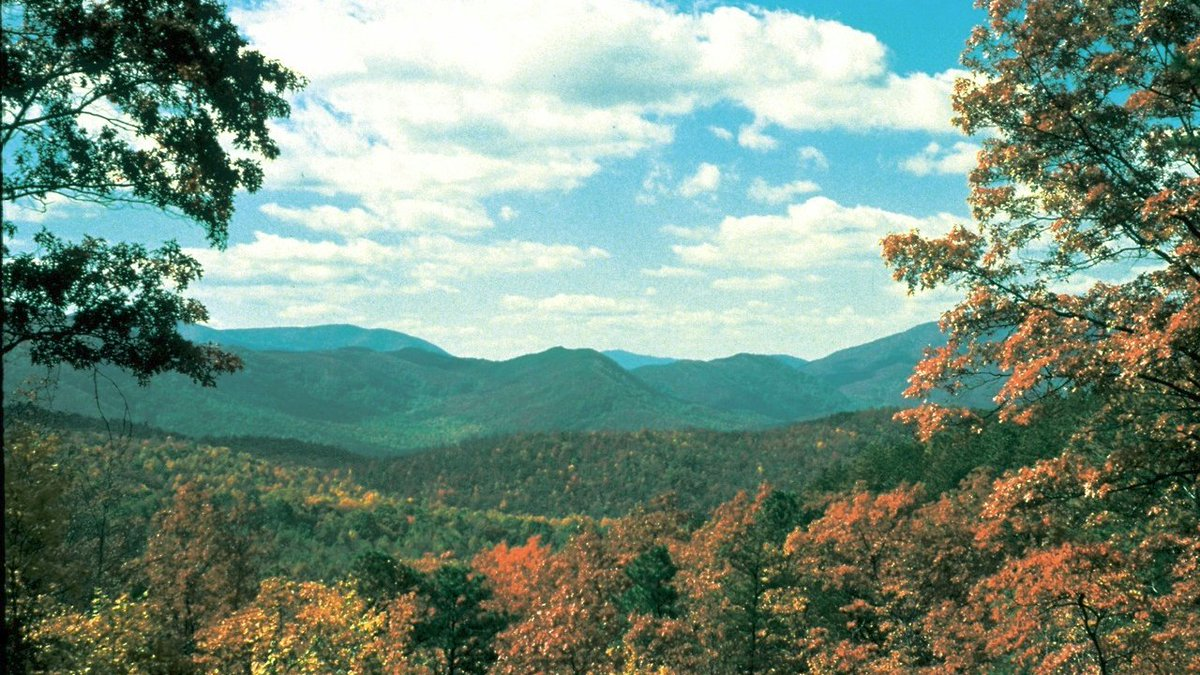
//> input picture SegundoParcial/BordesHorizontales/InnerSpeaker.jpg, 1200 x 675 px
$ ./Bordes InnerSpeaker.jpg   (built with g++ and OpenCV 4)
//> lines starting //> are read from the running program, lines starting //| are printed output that depends on the picture
#include <opencv2/opencv.hpp>
#include <stdio.h>
#include <string.h>

using namespace std;
using namespace cv;

int main(int argc, char **argv)
{
    if (argc != 2)
    {
        printf("Pasar 1 imagen\n");
        return -1;
    }

    Mat image = imread(argv[1]);
//> image is the input picture: 675 rows x 1200 cols, CV_8UC3; mean B, G, R 126.3, 142.3, 117.3
    Mat borde(image.rows, image.cols, CV_8UC3, Scalar(0, 0, 0));

    int nf = image.rows, nc = image.cols, canales = image.channels();
//> nf = 675; nc = 1200; canales = 3
    int i, j;
    int b, g, r;
    int intensity = 1.5;

    for (j = 0; j < nf; j++)
    {
        for (i = 0; i < nc * canales; i += canales)
        {
            uchar *A = image.ptr<uchar>(j);
            uchar *B = image.ptr<uchar>(j + 1);

            uchar *res = borde.ptr<uchar>(j);

            b = abs((*(A + i)) - (*(B + i)));
            g = abs((*(A + i + 1)) - (*(B + i + 1)));
            r = abs((*(A + i + 2)) - (*(B + i + 2)));

            *(res + i) = (b > 100) ? b * intensity : b;
            *(res + i + 1) = (g > 100) ? g * intensity : g;
            *(res + i + 2) = (r > 100) ? r * intensity : r;
        }
    }
//> this loop made 675 passes
//> (b, g, r) on passes 1 to 3: (15, 15, 15), (9, 12, 11), (18, 18, 18)
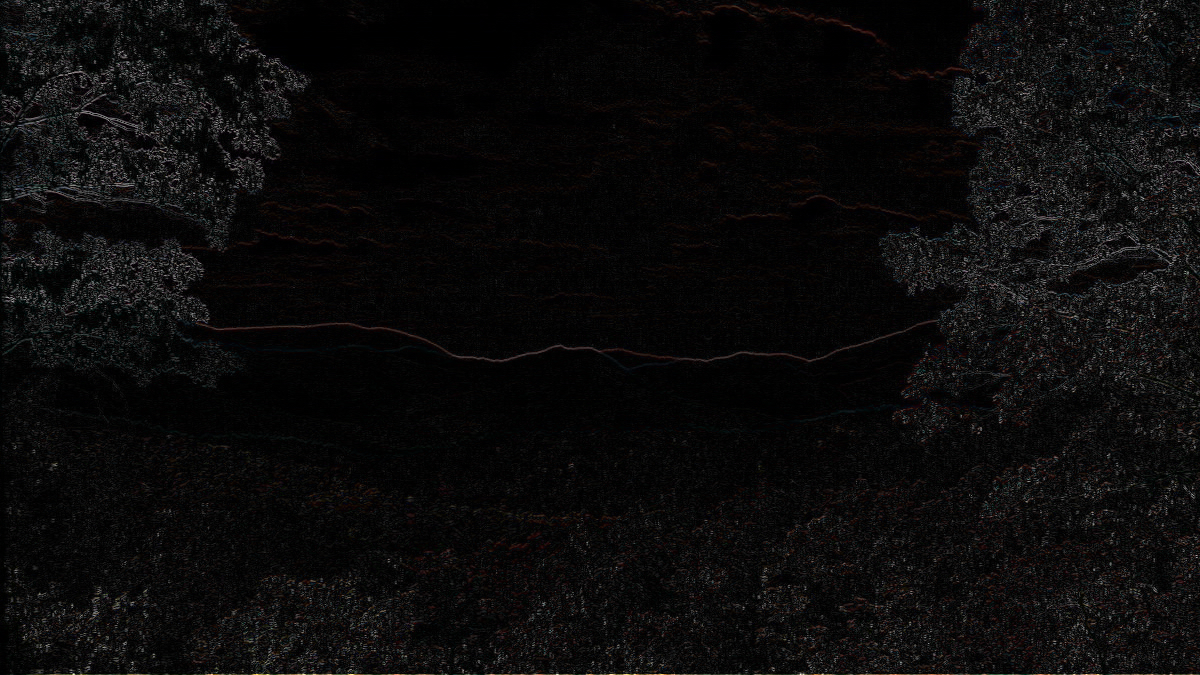
//> borde: 675 rows x 1200 cols, CV_8UC3; mean B, G, R 10.7, 10.7, 11.4
//> after the loop, b = 41; g = 65; r = 47

    imwrite("BordesHorizontales.png", borde);

    return 0;
}
